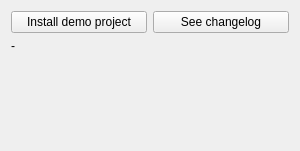
<?xml version="1.0" encoding="UTF-8"?>
<ui version="4.0">
 <class>Form</class>
 <widget class="QWidget" name="Form">
  <property name="geometry">
   <rect>
    <x>0</x>
    <y>0</y>
    <width>300</width>
    <height>151</height>
   </rect>
  </property>
  <property name="windowTitle">
   <string>Form</string>
  </property>
  <layout class="QGridLayout" name="gridLayout">
   <item row="0" column="0">
    <widget class="QPushButton" name="project_install_pushButton">
     <property name="text">
      <string>Install demo project</string>
     </property>
    </widget>
   </item>
   <item row="1" column="0" colspan="2">
    <widget class="QLabel" name="project_info_label">
     <property name="text">
      <string>-</string>
     </property>
     <property name="textInteractionFlags">
      <set>Qt::NoTextInteraction</set>
     </property>
    </widget>
   </item>
   <item row="0" column="1">
    <widget class="QPushButton" name="project_seeChangelog_pushButton">
     <property name="text">
      <string>See changelog</string>
     </property>
    </widget>
   </item>
   <item row="2" column="0">
    <spacer name="verticalSpacer">
     <property name="orientation">
      <enum>Qt::Vertical</enum>
     </property>
     <property name="sizeHint" stdset="0">
      <size>
       <width>20</width>
       <height>40</height>
      </size>
     </property>
    </spacer>
   </item>
  </layout>
 </widget>
 <resources/>
 <connections/>
</ui>
